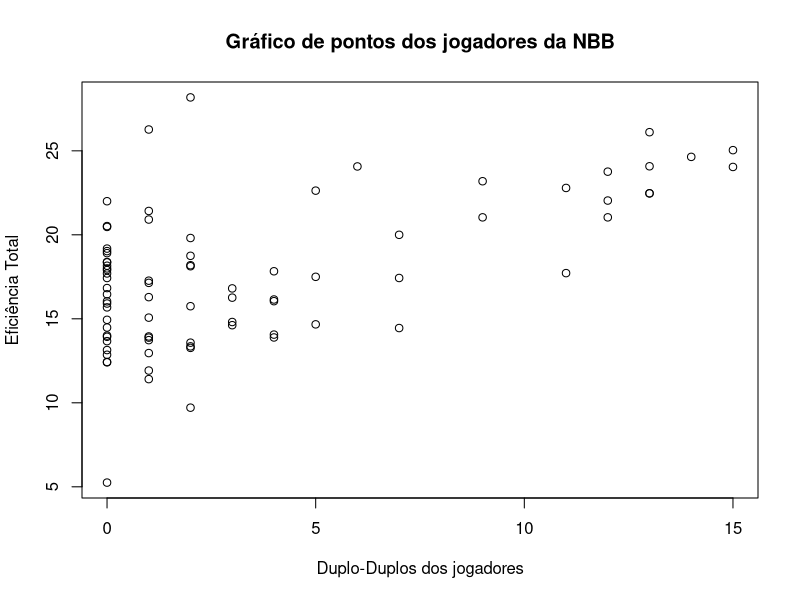
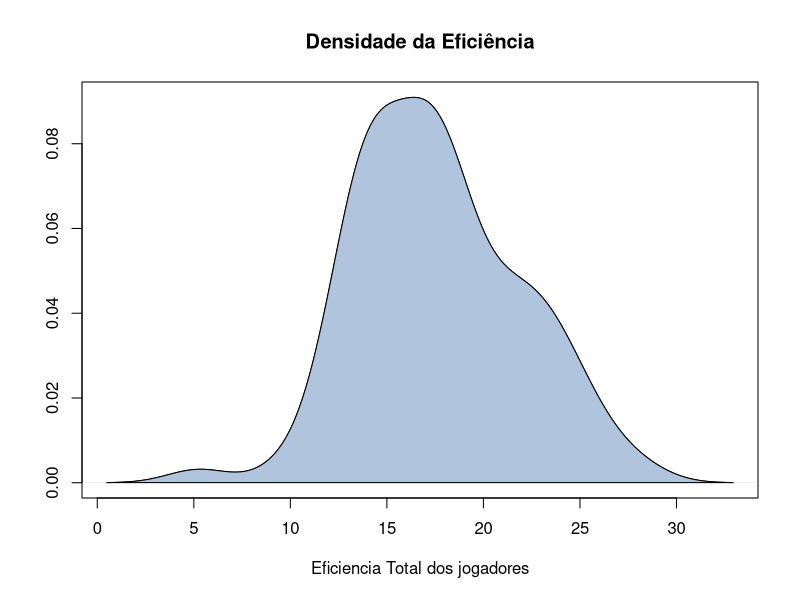
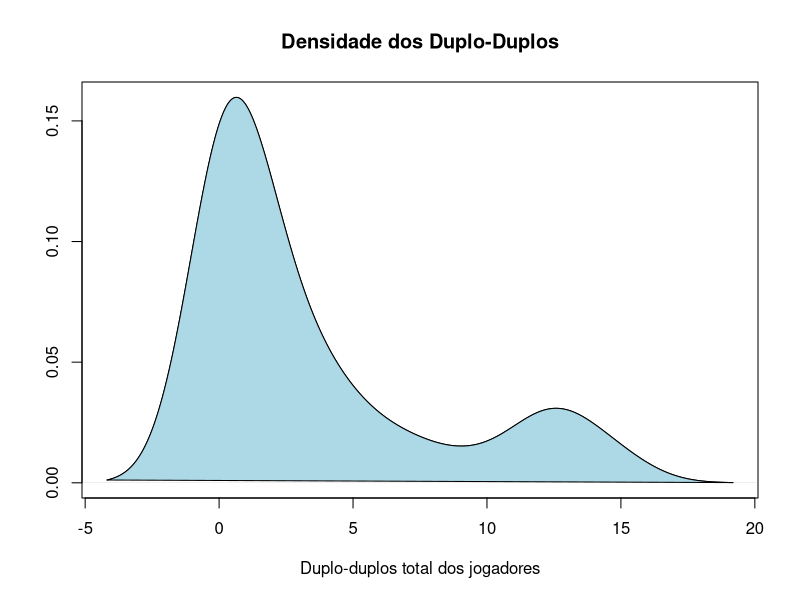
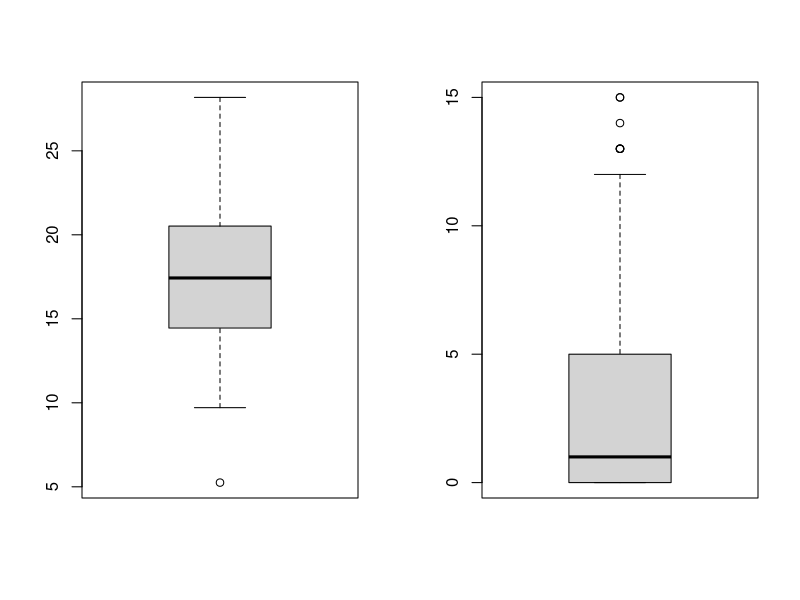

Write R code to recreate these figures, in order. (Note: this script raises an error after producing the figures.)
library(readr)
library(dplyr)
library(MASS)



dados <- read.csv("Base_NBB.csv")

dados

top2_jogadores <- dados %>%
  group_by(Equipe) %>%
  arrange(desc(EF_PORJOGO)) %>%
  slice(1:2)

dados_filtrados <- top2_jogadores[,c("DD_TOTAL","EF_PORJOGO")]

sumDD <- c(summary(dados_filtrados$DD_TOTAL),
           var(dados_filtrados$DD_TOTAL),sd(dados_filtrados$DD_TOTAL))
sumEF <- c(summary(dados_filtrados$EF_PORJOGO),
           var(dados_filtrados$EF_PORJOGO),sd(dados_filtrados$EF_PORJOGO))

plot(dados_filtrados$DD_TOTAL,dados_filtrados$EF_PORJOGO, type = "p",
     xlab = "Duplo-Duplos dos jogadores",
     ylab = "Eficiência Total",
     main = "Gráfico de pontos dos jogadores da NBB")

plot(i <- density(dados_filtrados$EF_PORJOGO),
     xlab = "Eficiencia Total dos jogadores",
     ylab = "",main = "Densidade da Eficiência") #probabilidade
polygon(i, col = "#B0C4DE")



plot(j <- density(dados_filtrados$DD_TOTAL),
     xlab = "Duplo-duplos total dos jogadores",
     ylab = "",main = "Densidade dos Duplo-Duplos") #probabilidade
polygon(j, col = "#ADD8E6")

par(new = FALSE, mfrow=c(1,2))
boxplot(dados_filtrados$EF_PORJOGO)
boxplot(dados_filtrados$DD_TOTAL)
cor(dados_filtrados$DD_TOTAL,dados_filtrados$EF_PORJOGO)


fit.model_basico <- lm(EF_PORJOGO ~I(DD_TOTAL^2), data = dados_filtrados)
fit.model_basico

boxcox_result <- boxcox(fit.model_basico)

# Encontrar o melhor lambda (λ)
lambda <- boxcox_result$x[which.max(boxcox_result$y)]
cat("Melhor lambda (λ):", lambda, "\n")

# Transformar a variável resposta EF_PORJOGO usando o lambda estimado
if (lambda == 0) {
  dados_filtrados$EF_PORJOGO_transformed <- log(dados_filtrados$EF_PORJOGO)
} else {
  dados_filtrados$EF_PORJOGO_transformed <- (dados_filtrados$EF_PORJOGO^lambda - 1) / lambda
}

# Ajustar o modelo novamente com a variável transformada
fit.model_transformed <- lm(EF_PORJOGO_transformed ~ I(DD_TOTAL^2),
                            data = dados_filtrados)
summary(fit.model_transformed)


boxcox(fit.model_transformed)


fit.model <- fit.model_transformed

boxcox(fit.model)
#####
#---------------------------------------------------------------#
# Para rodar este programa  deixe no objeto fit.model a sa?da 
# do  ajuste  da  regress?o com  erro normal. Deixe  os dados 
# dispon?veis  atrav?s do comando attach(...). Depois  use  o 
# comando source(...) no S-Plus ou R para executar o programa. 
# A sequ?ncia de comandos ? a seguinte:
#
#        > fit.model <- ajuste
#        > attach(dados)
#        > source("diag_norm")
#
# A sa?da ter? quatro gr?ficos: de pontos de alavanca, de pontos
# influentes  e  dois de res?duos. Para identificar os pontos
# que  mais  se destacam usar o comando identify(...). Se por
# exemplo se destacam tr?s pontos no plot(fitted(fit.model),h,...), 
# ap?s esse comando coloque
#     
#        > identify(fitted(fit.model),h,n=3)
#
# O mesmo pode ser feito nos demais gr?ficos. Nos gr?ficos de 
# res?duos foram tra?ados os limites ylim=c(a-1,b+1), onde a
# ? o menor valor e b o maior valor para o res?duo..Mude esses 
# limites  se  necess?rio.Para voltar a ter apenas um gr?fico 
# por tela fa?a o seguinte:
#
#        > par(mfrow=c(1,1))
# 
#---------------------------------------------------------------#
#
X <- model.matrix(fit.model)
n <- nrow(X)
p <- ncol(X)
H <- X%*%solve(t(X)%*%X)%*%t(X)
h <- diag(H)
lms <- summary(fit.model)
s <- lms$sigma
r <- resid(lms)
ts <- r/(s*sqrt(1-h))
di <- (1/p)*(h/(1-h))*(ts^2)
si <- lm.influence(fit.model)$sigma
tsi <- r/(si*sqrt(1-h))
a <- max(tsi)
b <- min(tsi)
par(mfrow=c(2,2))
plot(h,xlab="Indice", ylab="Medida h", pch=16, ylim=c(0,1))
cut <- 2*p/n
abline(cut,0,lty=2)
#identify(h, n=5)
#title(sub="(a)")
#
plot(di,xlab="Indice", ylab="Distancia de Cook", pch=16)
#identify(di, n=3)
#title(sub="(b)")
#
plot(tsi,xlab="Indice", ylab="Res?duo Padronizado",
     ylim=c(b-1,a+1), pch=16)
abline(2,0,lty=2)
abline(-2,0,lty=2)
#identify(tsi, n=3)
#title(sub="(c)")
#
plot(fitted(fit.model),tsi,xlab="Valores Ajustados", 
     ylab="Residuo Padronizado", ylim=c(b-1,a+1), pch=16)
abline(2,0,lty=2)
abline(-2,0,lty=2)
#title(sub="(d)")
#identify(fitted(fit.model),tsi, n=3)
#---------------------------------------------------------------# diag_normal
#####

summary(fit.model <-lm(dados_filtrados$EF_PORJOGO_transformed ~ I(dados_filtrados$DD_TOTAL^2),
                      subset = c(-54, -66, - 26, - 30, -3, -24, -25, -64, -59)))

new_data <- data.frame(DD_TOTAL = dados_filtrados$DD_TOTAL)
new_data$DD_TOTAL_squared <- I(new_data$DD_TOTAL^2)

fitted.values <- predict(fit.model_transformed, newdata = new_data)
conf.int <- predict(fit.model_transformed, newdata = new_data, interval = "confidence")
pred.int <- predict(fit.model_transformed, newdata = new_data, interval = "prediction")

# Extraindo os valores dos intervalos de confiança e predição
conf.lower <- conf.int[, "lwr"]
conf.upper <- conf.int[, "upr"]
pred.lower <- pred.int[, "lwr"]
pred.upper <- pred.int[, "upr"]

# Plotar os dados e os valores ajustados com intervalos de confiança/predição
plot(I(dados_filtrados$DD_TOTAL^2), dados_filtrados$EF_PORJOGO_transformed, xlab = "DD_TOTAL^2", ylab = "EF_PORJOGO_transformed")
lines(I(dados_filtrados$DD_TOTAL^2), fitted.values, col = "red", lwd = 2)
lines(I(dados_filtrados$DD_TOTAL^2), conf.lower, lwd = 3, col = "darkgreen")
lines(I(dados_filtrados$DD_TOTAL^2), conf.upper, lwd = 3, col = "darkgreen")
lines(I(dados_filtrados$DD_TOTAL^2), pred.lower, lwd = 2, col = "blue")
lines(I(dados_filtrados$DD_TOTAL^2), pred.upper, lwd = 2, col = "blue")


